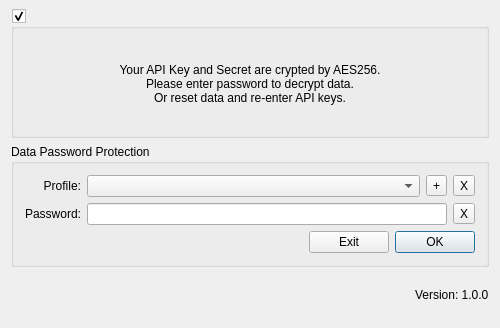
<?xml version="1.0" encoding="UTF-8"?>
<ui version="4.0">
 <class>PasswordDialog</class>
 <widget class="QDialog" name="PasswordDialog">
  <property name="geometry">
   <rect>
    <x>0</x>
    <y>0</y>
    <width>500</width>
    <height>328</height>
   </rect>
  </property>
  <property name="minimumSize">
   <size>
    <width>500</width>
    <height>0</height>
   </size>
  </property>
  <property name="windowTitle">
   <string>TidexTrader</string>
  </property>
  <property name="styleSheet">
   <string notr="true"/>
  </property>
  <layout class="QGridLayout" name="gridLayout_2">
   <property name="topMargin">
    <number>9</number>
   </property>
   <item row="0" column="5">
    <widget class="QGroupBox" name="descriptionGroupBox">
     <property name="styleSheet">
      <string notr="true">QGroupBox::indicator::checked::hover {background: black; border: 1px solid gray; border-radius: 3px; image: url(:/Resources/Close.png);} QGroupBox::indicator::checked::!hover { background: white; border: 1px solid gray; border-radius: 3px; image: url(:/Resources/Close.png);} QGroupBox:title {background: transparent;}</string>
     </property>
     <property name="title">
      <string/>
     </property>
     <property name="checkable">
      <bool>true</bool>
     </property>
     <layout class="QGridLayout" name="gridLayout_3">
      <property name="leftMargin">
       <number>8</number>
      </property>
      <property name="rightMargin">
       <number>8</number>
      </property>
      <property name="bottomMargin">
       <number>8</number>
      </property>
      <item row="0" column="0">
       <widget class="QLabel" name="label">
        <property name="sizePolicy">
         <sizepolicy hsizetype="Preferred" vsizetype="Expanding">
          <horstretch>0</horstretch>
          <verstretch>0</verstretch>
         </sizepolicy>
        </property>
        <property name="accessibleName">
         <string>TR00112</string>
        </property>
        <property name="styleSheet">
         <string notr="true"/>
        </property>
        <property name="text">
         <string>Your API Key and Secret are crypted by AES256.
Please enter password to decrypt data.
Or reset data and re-enter API keys.</string>
        </property>
        <property name="alignment">
         <set>Qt::AlignCenter</set>
        </property>
        <property name="buddy">
         <cstring>passwordEdit</cstring>
        </property>
       </widget>
      </item>
     </layout>
    </widget>
   </item>
   <item row="1" column="5">
    <widget class="QGroupBox" name="passInformText">
     <property name="accessibleName">
      <string>TR00106</string>
     </property>
     <property name="title">
      <string>Data Password Protection</string>
     </property>
     <layout class="QVBoxLayout" name="verticalLayout">
      <item>
       <layout class="QGridLayout" name="gridLayout">
        <item row="1" column="0">
         <widget class="QLabel" name="labelPassword">
          <property name="sizePolicy">
           <sizepolicy hsizetype="Preferred" vsizetype="Preferred">
            <horstretch>0</horstretch>
            <verstretch>0</verstretch>
           </sizepolicy>
          </property>
          <property name="accessibleName">
           <string>TR00109</string>
          </property>
          <property name="text">
           <string>Password:</string>
          </property>
          <property name="alignment">
           <set>Qt::AlignRight|Qt::AlignTrailing|Qt::AlignVCenter</set>
          </property>
          <property name="buddy">
           <cstring>passwordEdit</cstring>
          </property>
         </widget>
        </item>
        <item row="1" column="1">
         <layout class="QHBoxLayout" name="horizontalLayout_2">
          <item>
           <widget class="QLineEdit" name="passwordEdit">
            <property name="sizePolicy">
             <sizepolicy hsizetype="MinimumExpanding" vsizetype="Fixed">
              <horstretch>0</horstretch>
              <verstretch>0</verstretch>
             </sizepolicy>
            </property>
            <property name="echoMode">
             <enum>QLineEdit::Password</enum>
            </property>
           </widget>
          </item>
          <item>
           <widget class="QToolButton" name="toolButton">
            <property name="text">
             <string>X</string>
            </property>
           </widget>
          </item>
         </layout>
        </item>
        <item row="0" column="1">
         <layout class="QHBoxLayout" name="horizontalLayout">
          <item>
           <widget class="QComboBox" name="profileComboBox">
            <property name="sizePolicy">
             <sizepolicy hsizetype="MinimumExpanding" vsizetype="Fixed">
              <horstretch>0</horstretch>
              <verstretch>0</verstretch>
             </sizepolicy>
            </property>
            <property name="iconSize">
             <size>
              <width>50</width>
              <height>16</height>
             </size>
            </property>
           </widget>
          </item>
          <item>
           <widget class="QToolButton" name="buttonAddProfile">
            <property name="text">
             <string>+</string>
            </property>
           </widget>
          </item>
          <item>
           <widget class="QToolButton" name="removeButton">
            <property name="text">
             <string>X</string>
            </property>
           </widget>
          </item>
         </layout>
        </item>
        <item row="0" column="0">
         <widget class="QLabel" name="labelPassword_2">
          <property name="sizePolicy">
           <sizepolicy hsizetype="Preferred" vsizetype="Preferred">
            <horstretch>0</horstretch>
            <verstretch>0</verstretch>
           </sizepolicy>
          </property>
          <property name="accessibleName">
           <string>TR00108</string>
          </property>
          <property name="text">
           <string>Profile:</string>
          </property>
          <property name="alignment">
           <set>Qt::AlignRight|Qt::AlignTrailing|Qt::AlignVCenter</set>
          </property>
          <property name="buddy">
           <cstring>profileComboBox</cstring>
          </property>
         </widget>
        </item>
       </layout>
      </item>
      <item>
       <layout class="QHBoxLayout" name="horizontalLayout_3">
        <item>
         <spacer name="horizontalSpacer_2">
          <property name="orientation">
           <enum>Qt::Horizontal</enum>
          </property>
          <property name="sizeHint" stdset="0">
           <size>
            <width>40</width>
            <height>20</height>
           </size>
          </property>
         </spacer>
        </item>
        <item>
         <widget class="QPushButton" name="cancelButton">
          <property name="sizePolicy">
           <sizepolicy hsizetype="Preferred" vsizetype="Fixed">
            <horstretch>0</horstretch>
            <verstretch>0</verstretch>
           </sizepolicy>
          </property>
          <property name="accessibleName">
           <string>EXIT</string>
          </property>
          <property name="text">
           <string>Exit</string>
          </property>
          <property name="autoDefault">
           <bool>false</bool>
          </property>
         </widget>
        </item>
        <item>
         <widget class="QPushButton" name="okButton">
          <property name="sizePolicy">
           <sizepolicy hsizetype="Preferred" vsizetype="Fixed">
            <horstretch>0</horstretch>
            <verstretch>0</verstretch>
           </sizepolicy>
          </property>
          <property name="accessibleName">
           <string>OK</string>
          </property>
          <property name="text">
           <string>OK</string>
          </property>
         </widget>
        </item>
       </layout>
      </item>
     </layout>
    </widget>
   </item>
   <item row="2" column="5">
    <layout class="QHBoxLayout" name="horizontalLayout_4">
     <item>
      <widget class="QGroupBox" name="LogoGroupBox">
       <property name="sizePolicy">
        <sizepolicy hsizetype="Preferred" vsizetype="Preferred">
         <horstretch>0</horstretch>
         <verstretch>0</verstretch>
        </sizepolicy>
       </property>
       <property name="minimumSize">
        <size>
         <width>183</width>
         <height>44</height>
        </size>
       </property>
       <property name="toolTip">
        <string notr="true"/>
       </property>
       <property name="accessibleName">
        <string>LOGOBUTTON</string>
       </property>
       <property name="styleSheet">
        <string notr="true">border:0px;margin:0</string>
       </property>
       <property name="title">
        <string/>
       </property>
      </widget>
     </item>
     <item>
      <spacer name="horizontalSpacer">
       <property name="orientation">
        <enum>Qt::Horizontal</enum>
       </property>
       <property name="sizeHint" stdset="0">
        <size>
         <width>13</width>
         <height>13</height>
        </size>
       </property>
      </spacer>
     </item>
     <item>
      <widget class="QLabel" name="label_info">
       <property name="text">
        <string>Version: 1.0.0</string>
       </property>
       <property name="margin">
        <number>0</number>
       </property>
      </widget>
     </item>
    </layout>
   </item>
  </layout>
 </widget>
 <layoutdefault spacing="6" margin="11"/>
 <tabstops>
  <tabstop>passwordEdit</tabstop>
  <tabstop>profileComboBox</tabstop>
  <tabstop>buttonAddProfile</tabstop>
  <tabstop>removeButton</tabstop>
  <tabstop>toolButton</tabstop>
 </tabstops>
 <resources/>
 <connections>
  <connection>
   <sender>toolButton</sender>
   <signal>clicked()</signal>
   <receiver>passwordEdit</receiver>
   <slot>clear()</slot>
   <hints>
    <hint type="sourcelabel">
     <x>470</x>
     <y>190</y>
    </hint>
    <hint type="destinationlabel">
     <x>437</x>
     <y>189</y>
    </hint>
   </hints>
  </connection>
  <connection>
   <sender>passwordEdit</sender>
   <signal>returnPressed()</signal>
   <receiver>okButton</receiver>
   <slot>click()</slot>
   <hints>
    <hint type="sourcelabel">
     <x>426</x>
     <y>189</y>
    </hint>
    <hint type="destinationlabel">
     <x>472</x>
     <y>234</y>
    </hint>
   </hints>
  </connection>
  <connection>
   <sender>cancelButton</sender>
   <signal>clicked()</signal>
   <receiver>PasswordDialog</receiver>
   <slot>reject()</slot>
   <hints>
    <hint type="sourcelabel">
     <x>393</x>
     <y>234</y>
    </hint>
    <hint type="destinationlabel">
     <x>236</x>
     <y>171</y>
    </hint>
   </hints>
  </connection>
  <connection>
   <sender>removeButton</sender>
   <signal>clicked()</signal>
   <receiver>PasswordDialog</receiver>
   <slot>resetDataSlot()</slot>
   <hints>
    <hint type="sourcelabel">
     <x>470</x>
     <y>152</y>
    </hint>
    <hint type="destinationlabel">
     <x>399</x>
     <y>119</y>
    </hint>
   </hints>
  </connection>
  <connection>
   <sender>buttonAddProfile</sender>
   <signal>clicked()</signal>
   <receiver>PasswordDialog</receiver>
   <slot>addNewProfile()</slot>
   <hints>
    <hint type="sourcelabel">
     <x>439</x>
     <y>152</y>
    </hint>
    <hint type="destinationlabel">
     <x>499</x>
     <y>86</y>
    </hint>
   </hints>
  </connection>
  <connection>
   <sender>okButton</sender>
   <signal>clicked()</signal>
   <receiver>PasswordDialog</receiver>
   <slot>accept()</slot>
   <hints>
    <hint type="sourcelabel">
     <x>472</x>
     <y>234</y>
    </hint>
    <hint type="destinationlabel">
     <x>490</x>
     <y>242</y>
    </hint>
   </hints>
  </connection>
  <connection>
   <sender>passwordEdit</sender>
   <signal>textChanged(QString)</signal>
   <receiver>PasswordDialog</receiver>
   <slot>checkToEnableButton(QString)</slot>
   <hints>
    <hint type="sourcelabel">
     <x>316</x>
     <y>189</y>
    </hint>
    <hint type="destinationlabel">
     <x>499</x>
     <y>130</y>
    </hint>
   </hints>
  </connection>
 </connections>
 <slots>
  <slot>resetDataSlot()</slot>
  <slot>checkToEnableButton(QString)</slot>
  <slot>addNewProfile()</slot>
  <slot>okPressed()</slot>
 </slots>
</ui>
